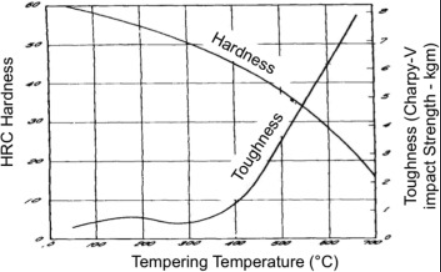
#> input picture img.png, 441 x 272 px
$ python -i image_processing.py   (imports and definitions only)
#> lines starting #> are read from the running program, lines starting #| are printed output that depends on the picture; after the words box and inside, x2 and y2 are one past the last pixel; in counts of white or black regions, pixels touching at a corner belong together
from PIL import Image
import cv2
import numpy as np

from tkinter import filedialog, Tk
import tkinter as tk

from TkToolTip import ToolTip


class LineTestBed(Tk):
    # [310 lines left out: functions __init__, on_canvas_mouse_1_down, on_canvas_release, on_canvas_drag, on_canvas_click, update_canvas and 3 more, not called in this run]


class Line(object):
    # [5 lines left out: function __init__, not called in this run]

    def __repr__(self):
        return f"line({self.x1}, {self.y1}, {self.x2}, {self.y2})"

    @property
    def length(self):
        return np.sqrt((self.x2 - self.x1) ** 2 + (self.y2 - self.y1) ** 2)


    @property
    def angle(self):
        return np.arctan2(self.y2 - self.y1, self.x2 - self.x1) * 180 / np.pi


    # [38 lines left out: functions slope, angle_with, unit_vector, parallel_with, not called in this run]


def load_image(image_path):
    """Loads an image file using PIL."""
#> called with image_path = 'img.png'
    return Image.open(image_path)
#> returned value is the input picture: PIL image 441x272 RGB; mean R, G, B 236.6, 236.6, 236.6

def detect_edges(image_pil):
    """Converts PIL image to OpenCV format, then applies Canny edge detection."""
    # Convert PIL Image to numpy array for OpenCV
    image_np = np.array(image_pil)
    # Convert to BGR color space if it's RGB (PIL usually loads as RGB)
    if image_np.ndim == 3 and image_np.shape[2] == 3:
        # Assuming PIL RGB -> OpenCV BGR for consistency
        image_cv = cv2.cvtColor(image_np, cv2.COLOR_RGB2BGR)
    else:
        image_cv = image_np

    # Convert to grayscale
    gray = cv2.cvtColor(image_cv, cv2.COLOR_BGR2GRAY)
    # Apply Canny edge detection
    edges = cv2.Canny(gray, 50, 200, apertureSize=3)
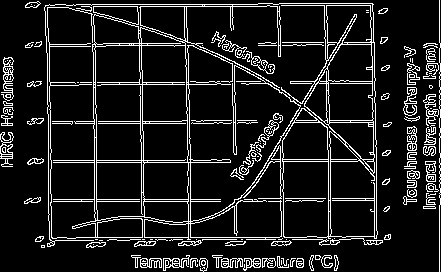
#> edges: shape (272, 441); 11.4% white in thin lines or dots
    # edges = cv2.dilate(edges, None)  # Optional: dilate edges to make them more pronounced
    return edges

def detect_lines(edges, image_pil=None):
    """Detects potential straight lines using the Hough Transform."""
    # HoughLinesP returns an array of lines: [[x1, y1, x2, y2], ...]
    lines = cv2.HoughLinesP(edges, 1, np.pi / 180, threshold=100, minLineLength=image_pil.width*0.4 if image_pil is not None else 100, maxLineGap=10)
#> lines = 20 rows, first 6: [24, 201, 220, 201], [37, 237, 328, 237], [26, 4, 257, 4], [27, 162, 230, 162], [27, 123, 250, 123], [27, 199, 220, 199]
    return lines

# Merge lines that are close to each other (within a certain threshold)
# [30 lines left out: function merge_lines, not called in this run]
def select_lines(lines, image_pil):
    """
    Placeholder for user interaction: allows the user to pick candidate lines
    to define the axes. Needs a GUI implementation.
    """

    # show image with detected lines for user selection (show in pop-up window for placeholder)
    image_with_lines = np.array(image_pil.convert("RGB"))


    if lines is not None:
        # print(lines)
        for line in lines:
            print(line)
            x1, y1, x2, y2 = line
            cv2.line(image_with_lines, (x1, y1), (x2, y2), (255, 0, 0), 2, cv2.LINE_AA)

    horizontal_lines = [ line for line in sorted(lines, key=lambda l: l[1], reverse=True) if abs(line[1] - line[3]) < 10] if lines is not None else []
    vertical_lines = [ line for line in sorted(lines, key=lambda l: l[0]) if abs(line[0] - line[2]) < 10] if lines is not None else []


    # horizontal_lines = merge_lines(horizontal_lines, orientation='horizontal')
    # vertical_lines = merge_lines(vertical_lines, orientation='vertical')

    print(f"Detected {len(horizontal_lines)} horizontal lines and {len(vertical_lines)} vertical lines.")

    for line in horizontal_lines:
        x1, y1, x2, y2 = line
        cv2.line(image_with_lines, (x1, y1), (x2, y2), (0, 255, 0), 2, cv2.LINE_AA)
        break
    for line in vertical_lines:
        x1, y1, x2, y2 = line
        cv2.line(image_with_lines, (x1, y1), (x2, y2), (0, 0, 255), 2, cv2.LINE_AA)
        break

    cv2.imshow("Detected Lines", image_with_lines)
    cv2.waitKey(0)
    cv2.destroyAllWindows()
    return []  # Returns an empty list of selected line coordinates


    print("--- [INFO] User selection required. Placeholder function called. ---")
    print("Please implement a GUI here (e.g., using Tkinter/PyQt) to allow selection of lines.")


    return [] # Returns an empty list of selected line coordinates

# [8 lines left out: function calculate_calibration, not called in this run]

def process_image_and_calibrate(image_path):
    """Main workflow function for image feature detection and calibration."""
    try:
        image_pil = load_image(image_path)
        print(f"Loaded image: {image_path}")

        edges = detect_edges(image_pil)
        print("Detected edges.")

        lines = detect_lines(edges, image_pil)
        print(f"Detected {len(lines) if lines is not None else 0} line segments.")
#| Detected 20 line segments.

        selected_lines = select_lines(lines, image_pil)
#> the loop in select_lines, `for line in lines:` made 1 pass
#| [[ 24 201 220 201]]

        x_axis, y_axis = calculate_calibration(selected_lines)

        return x_axis, y_axis

    except FileNotFoundError:
        print(f"[ERROR] Image not found at: {image_path}")
        return None, None
    except Exception as e:
        print(f"[ERROR] An unexpected error occurred: {e}")
        return None, None


# [8 lines not run here, left out]

>>> result = process_image_and_calibrate('img.png')

$ run again, on PDFXEdit_5sW4y9FizE.png
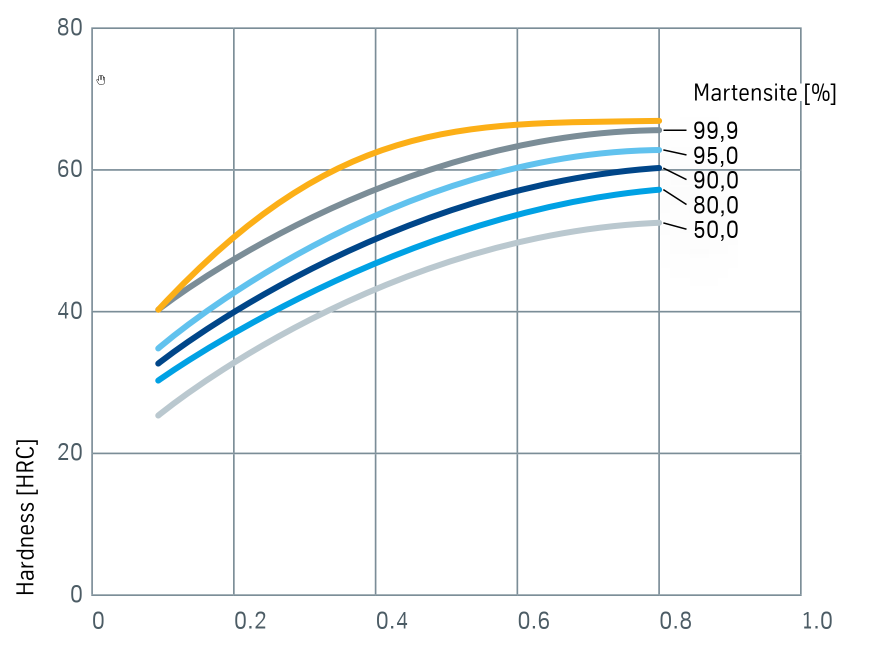
#> input picture PDFXEdit_5sW4y9FizE.png, 1759 x 1308 px (shown at 1/2 size)
#> in load_image, returned value is the input picture: PIL image 1759x1308 RGBA; mean R, G, B, A 245.7, 247.7, 248.2, 255
#> in detect_edges, `gray = cv2.cvtColor(image_cv, cv2.COLOR_BGR2GRAY)`:
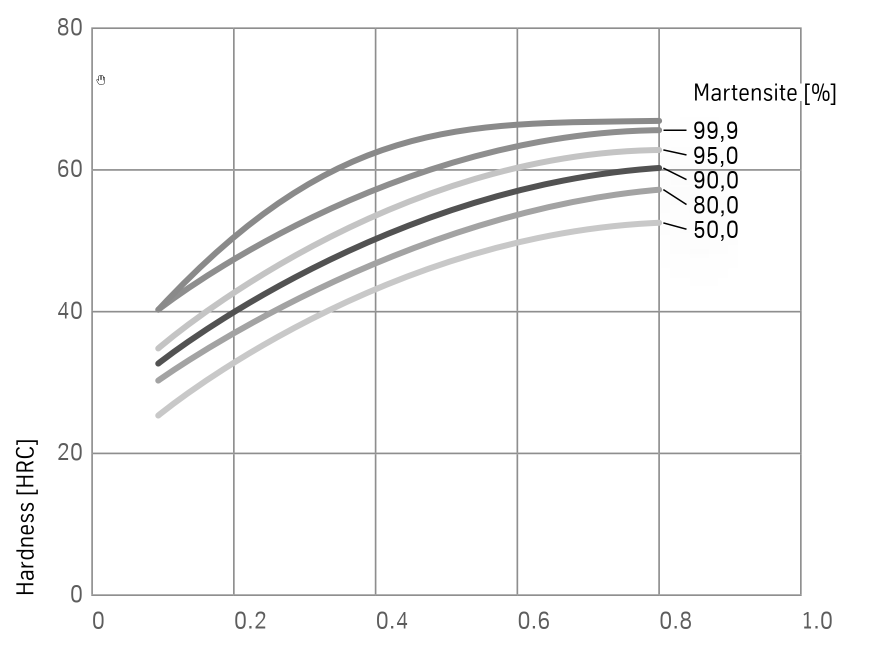
#> gray: shape (1308, 1759) (shown at 1/2 size); min 0, max 255, mean 247.6
#> in detect_edges, `edges = cv2.Canny(gray, 50, 200, apertureSize=3)`:
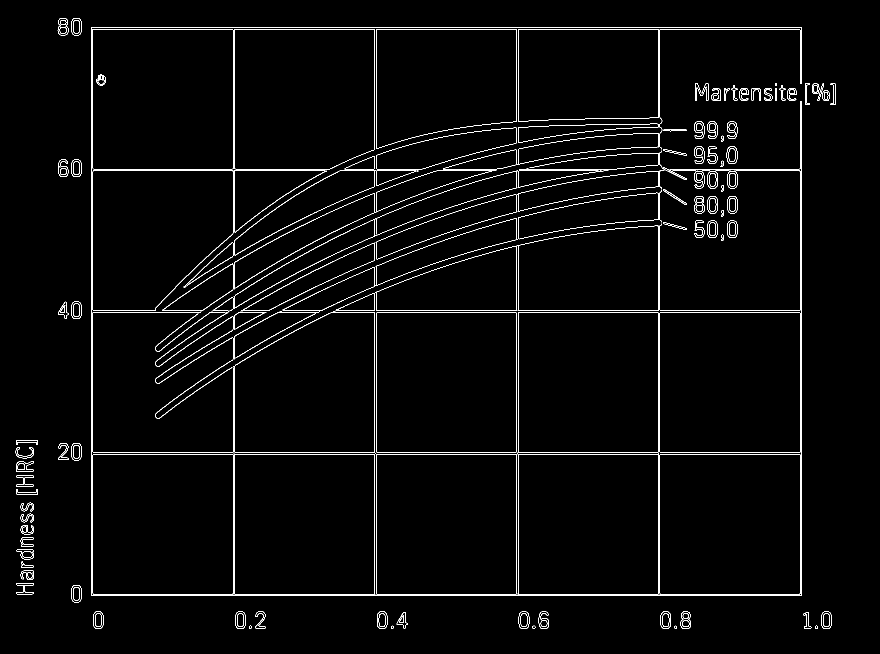
#> edges: shape (1308, 1759) (shown at 1/2 size); 2.2% white in thin lines or dots, all inside (x1, y1, x2, y2) = (31, 36, 1671, 1258)
#> in detect_lines, `lines = cv2.HoughLinesP(edges, 1, np.pi / 180, threshold=100, minLineL..`: lines = 14 rows, first 6: [182, 908, 1603, 908], [182, 1188, 1603, 1188], [183, 54, 1601, 54], [182, 58, 1603, 58], [182, 1191, 1603, 1191], [182, 905, 1603, 905]
#| Detected 14 line segments.
#> the loop in select_lines, `for line in lines:` made 1 pass
#> (printed output is left out)
